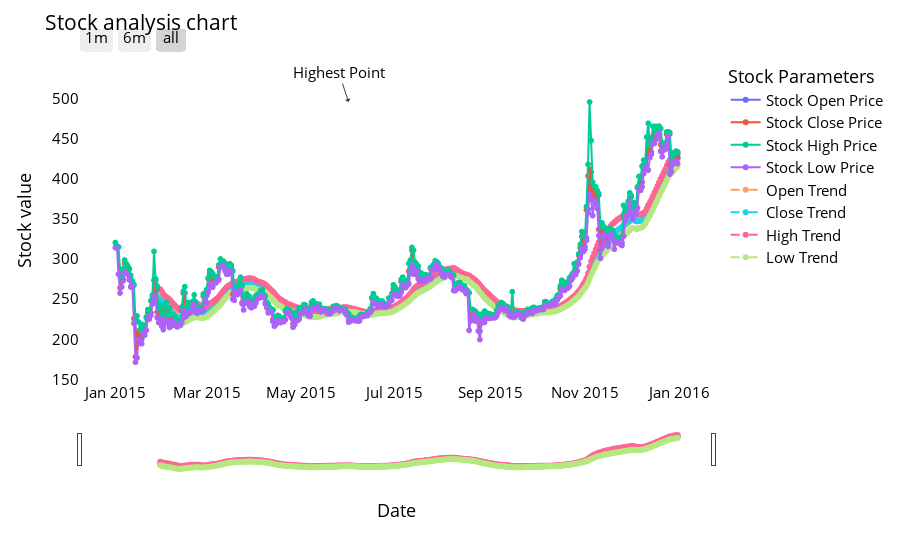

The code cell stored with this chart in its notebook:
### Code cell
from itertools import cycle
import plotly.express as px
import plotly.graph_objects as go

names = cycle(['Stock Open Price', 'Stock Close Price', 'Stock High Price', 'Stock Low Price'])

fig = px.line(y_2015, x=y_2015.Date, y=[y_2015['Open'], y_2015['Close'], y_2015['High'], y_2015['Low']],
              labels={'Date': 'Date', 'value': 'Stock value'})
fig.update_layout(title_text='Stock analysis chart', font_size=15, font_color='black', legend_title_text='Stock Parameters')
fig.for_each_trace(lambda t: t.update(name=next(names)))
fig.update_xaxes(showgrid=False)
fig.update_yaxes(showgrid=False)

# Menambahkan garis tren
fig.add_traces([
    go.Scatter(x=y_2015.Date, y=y_2015['Open'].rolling(window=30).mean(), mode='lines', name='Open Trend', line=dict(dash='dash')),
    go.Scatter(x=y_2015.Date, y=y_2015['Close'].rolling(window=30).mean(), mode='lines', name='Close Trend', line=dict(dash='dash')),
    go.Scatter(x=y_2015.Date, y=y_2015['High'].rolling(window=30).mean(), mode='lines', name='High Trend', line=dict(dash='dash')),
    go.Scatter(x=y_2015.Date, y=y_2015['Low'].rolling(window=30).mean(), mode='lines', name='Low Trend', line=dict(dash='dash'))
])

# Menambahkan anotasi
fig.add_annotation(x='2015-06-01', y=y_2015['High'].max(),
                   text="Highest Point",
                   showarrow=True,
                   arrowhead=1)

# Mengubah tema grafik
fig.update_layout(template='plotly_white')

# Menambahkan hover info
fig.update_traces(mode='lines+markers', hovertemplate='Date: %{x}<br>Value: %{y}')

# Menambahkan slider dan range selector
fig.update_layout(
    xaxis=dict(
        rangeselector=dict(
            buttons=list([
                dict(count=1, label="1m", step="month", stepmode="backward"),
                dict(count=6, label="6m", step="month", stepmode="backward"),
                dict(step="all")
            ])
        ),
        rangeslider=dict(visible=True),
        type="date"
    )
)

fig.show()

### Figure 1 — Plotly figure (JSON) as saved in the notebook; plotly's stock layout.template omitted (floating-point values rounded to 4 significant figures; data arrays with more than 128 entries replaced by an {"elided": "..."} marker saying what was removed)
{"data": [{"hovertemplate": "Date: %{x}<br>Value: %{y}", "legendgroup": "Open", "line": {"color": "#636efa", "dash": "solid"}, "marker": {"symbol": "circle"}, "mode": "lines+markers", "name": "Stock Open Price", "showlegend": true, "type": "scattergl", "x": {"elided": "365 str values"}, "xaxis": "x", "y": {"elided": "365 float values"}, "yaxis": "y"}, {"hovertemplate": "Date: %{x}<br>Value: %{y}", "legendgroup": "Close", "line": {"color": "#EF553B", "dash": "solid"}, "marker": {"symbol": "circle"}, "mode": "lines+markers", "name": "Stock Close Price", "showlegend": true, "type": "scattergl", "x": {"elided": "365 str values"}, "xaxis": "x", "y": {"elided": "365 float values"}, "yaxis": "y"}, {"hovertemplate": "Date: %{x}<br>Value: %{y}", "legendgroup": "High", "line": {"color": "#00cc96", "dash": "solid"}, "marker": {"symbol": "circle"}, "mode": "lines+markers", "name": "Stock High Price", "showlegend": true, "type": "scattergl", "x": {"elided": "365 str values"}, "xaxis": "x", "y": {"elided": "365 float values"}, "yaxis": "y"}, {"hovertemplate": "Date: %{x}<br>Value: %{y}", "legendgroup": "Low", "line": {"color": "#ab63fa", "dash": "solid"}, "marker": {"symbol": "circle"}, "mode": "lines+markers", "name": "Stock Low Price", "showlegend": true, "type": "scattergl", "x": {"elided": "365 str values"}, "xaxis": "x", "y": {"elided": "365 float values"}, "yaxis": "y"}, {"hovertemplate": "Date: %{x}<br>Value: %{y}", "line": {"dash": "dash"}, "mode": "lines+markers", "name": "Open Trend", "type": "scatter", "x": {"elided": "365 str values"}, "y": {"elided": "365 float values"}}, {"hovertemplate": "Date: %{x}<br>Value: %{y}", "line": {"dash": "dash"}, "mode": "lines+markers", "name": "Close Trend", "type": "scatter", "x": {"elided": "365 str values"}, "y": {"elided": "365 float values"}}, {"hovertemplate": "Date: %{x}<br>Value: %{y}", "line": {"dash": "dash"}, "mode": "lines+markers", "name": "High Trend", "type": "scatter", "x": {"elided": "365 str values"}, "y": {"elided": "365 float values"}}, {"hovertemplate": "Date: %{x}<br>Value: %{y}", "line": {"dash": "dash"}, "mode": "lines+markers", "name": "Low Trend", "type": "scatter", "x": {"elided": "365 str values"}, "y": {"elided": "365 float values"}}], "layout": {"annotations": [{"arrowhead": 1, "showarrow": true, "text": "Highest Point", "x": "2015-06-01", "y": 495.6}], "font": {"color": "black", "size": 15}, "legend": {"title": {"text": "Stock Parameters"}, "tracegroupgap": 0}, "margin": {"t": 60}, "title": {"text": "Stock analysis chart"}, "xaxis": {"anchor": "y", "domain": [0, 1], "rangeselector": {"buttons": [{"count": 1, "label": "1m", "step": "month", "stepmode": "backward"}, {"count": 6, "label": "6m", "step": "month", "stepmode": "backward"}, {"step": "all"}]}, "rangeslider": {"visible": true}, "showgrid": false, "title": {"text": "Date"}, "type": "date"}, "yaxis": {"anchor": "x", "domain": [0, 1], "showgrid": false, "title": {"text": "Stock value"}}}}
